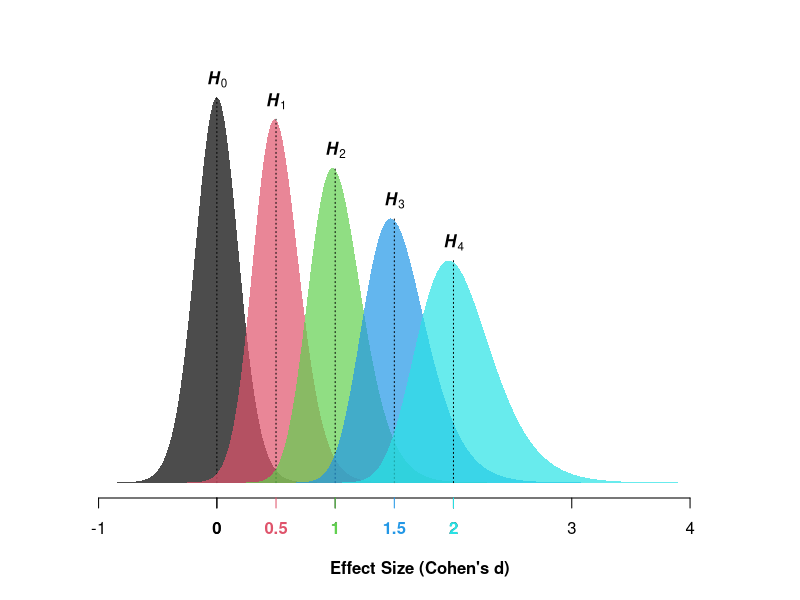

R code for this plot:
alt.hyp = function(N, d){
  
options(warn = -1) ; d = sort(d)
df = N - 1  ;  d.SE = 1/sqrt(N)  ;  ncp.min = min(d)*sqrt(N)  ;  ncp.max = max(d)*sqrt(N)
min.d = d.SE*qt(1e-5, df, ncp.min)  ;  max.d = d.SE*qt(0.99999, df, ncp.max)  
  
for(i in 1:length(d)){      
H = curve(dt(x*sqrt(N), df, d[i]*sqrt(N))*sqrt(N), min.d, max.d, n = 1e3, xlab = "Effect Size (Cohen's d)", 
          ylab = NA, ty = "n", add = i!= 1, bty = "n", yaxt = "n", font.lab = 2)
      
polygon(H, col = adjustcolor(i, .7), border = NA)
text(d[i], max(H$y), bquote(bolditalic(H[.(i-1)])), pos = 3, xpd = NA)
axis(1, at = d[i], col = i, col.axis = i, font = 2)
segments(d[i], 0, d[i], max(H$y), lty = 3)
   }
}
# Example of use:
alt.hyp(N = 30, d = seq(0, 2, .5))
